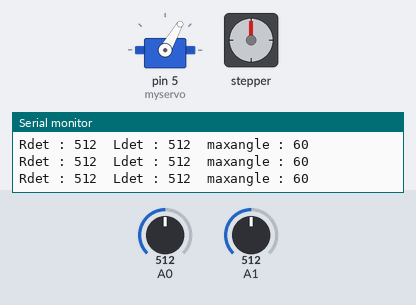
The sketch below on a simulated Arduino Uno, built with avr-gcc and run on an emulated ATmega328P. Parts: servo, stepper motor, the last lines printed to the serial monitor. Inputs (shaded band) come from the test bench; at power-on: A0 = 512, A1 = 512. Stepper angles assume 2048 steps per turn.

Above: at 1.7 s.
1.8 s: A0 set to 597
3.3 s: A0 set to 619
At 3.96 s:
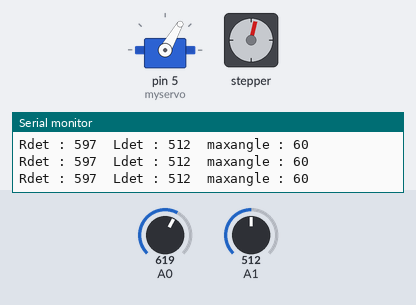
6.3 s: A1 set to 535
At 9.1 s:
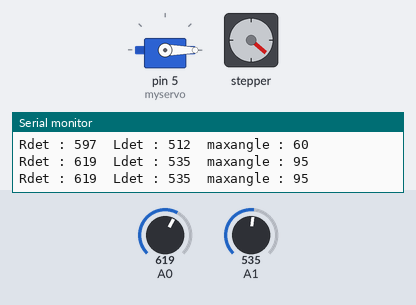
9.3 s: A1 set to 511
At 9.96 s:
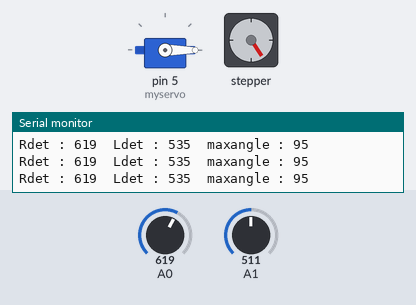
12.3 s: A0 set to 511
At 15.1 s:
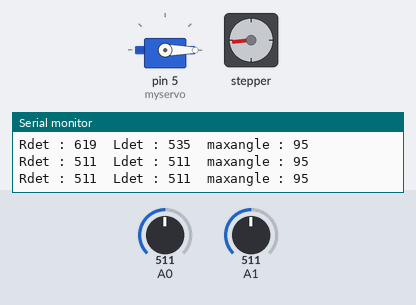
15.3 s: A1 set to 429
16.8 s: A1 set to 397
At 17.76 s:
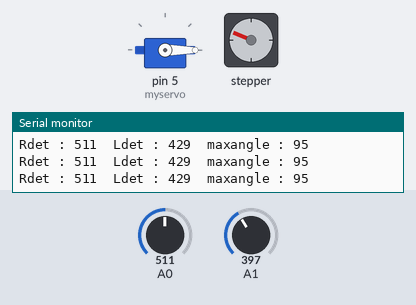
Timing chart, 0 to 22.7 s (numbered marks = the images above; inputs shaded):
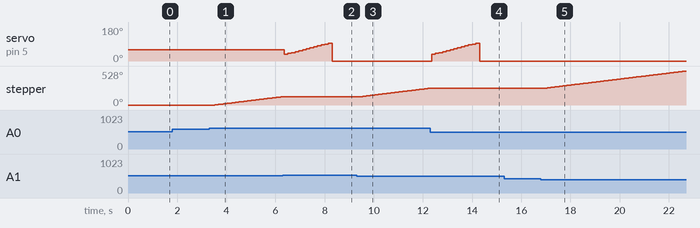

The sketch:

v2-Asif.ino
```cpp
#include <Servo.h>
#include "Stepper.h"

#define STEPS  32 //steps for internal shaft revolution

int  steps, i, servopos = 60, anglemax, deltadet = 100, steppersteps = 50;  //det used in a variable means detector/detected
double maxdet = 0.0;

Servo myservo;
Stepper stepper(STEPS, 8, 10, 9, 11);

void setup() {
  Serial.begin(9600);
  myservo.attach(5);
  myservo.write(60);  //at this angle, detector can see light at any height
  delay(500);
}

void loop() {
  int Rdet = analogRead(A0);  //pull readings from photoresistors, R & L = right/left
  int Ldet = analogRead(A1);

  if ((Rdet - Ldet > deltadet) || (Ldet - Rdet > deltadet)) { //checks if the right or left photoresistor is exposed to more light
    do {
      Rdet = analogRead(A0);
      Ldet = analogRead(A1);
      if (Rdet - Ldet > deltadet) {  //if the right side of the detector is brighter, rotate azimuth in that direction
        rotateCCW();
      }
      else if (Ldet - Rdet > deltadet) { //if the left side of the detector is brighter, rotate azimuth in that direction
        rotateCW();
      }
    } while ((Rdet - Ldet > deltadet) || (Ldet - Rdet > deltadet)); //keep rotating along the azimuth until reading between sensors is balanced

    maxdet = max(Rdet, Ldet); //current max detected reading between sensors
    servopos = 30;  //highest altitude for detector
    myservo.write(servopos);
    for (i = 1; i < 14; i++) {
      Rdet = analogRead(A0);
      Ldet = analogRead(A1);
      servopos = servopos + 5;  //cycles through set altitude angles until it reaches the lowest altitude for the detector
      myservo.write(servopos);
      if ((Rdet  > maxdet) || (Ldet > maxdet)) {  //checks if the light on either sensor is brighter than the previous max brightness
        maxdet = max(Rdet, Ldet); //sets the new max brightness value
        anglemax = servopos;  //saves the angle at which max brightness was fount
      }
      delay(150); //ideally, there is very little delay, but this can lead to an unstable system
    }
    myservo.write(anglemax);  //sets the altitude angle to the max brightness angle

  }

  delay(300);
  digitalWrite(8, LOW);
  digitalWrite(9, LOW);
  digitalWrite(10, LOW);
  digitalWrite(11, LOW);

  Serial.print("Rdet : ");
  Serial.print(Rdet);
  Serial.print("  Ldet : ");
  Serial.print(Ldet);
  Serial.print("  maxangle : ");
  Serial.println(servopos);
}

int rotateCCW() {
  stepper.setSpeed(500);
  steps  =  steppersteps;
  stepper.step(steps);
}
int rotateCW() {
  stepper.setSpeed(500);
  steps  =  -steppersteps;
  stepper.step(steps);
}
```

Measured:
- the behaviour switches between 612 and 613 on A0 (found by bisection; images 0 and 1)
- the behaviour switches between 518 and 519 on A1 (found by bisection; images 1 and 2)
- the behaviour switches between 411 and 410 on A1 (found by bisection; images 4 and 5)
- after the input at 3.3 s, stepper: keeps turning clockwise at about 47°/s, starting after 0.23 s
- after the input at 6.3 s, servo on pin 5 (myservo): 60° → 35° after 0.05 s, → 40° 0.15 s later, → 45° 0.15 s later, → 50° 0.15 s later, … (14 changes in this stretch); stepper: goes on until 6.3 s, then stays 131°
- after the input at 9.3 s, stepper: keeps turning clockwise at about 47°/s, starting after 0.21 s
- after the input at 12.3 s, servo on pin 5 (myservo): rises from 0° to 95° in 1.8 s, then falls to 0° in 0.15 s; stepper: goes on until 12.3 s, then stays 263°
- after the input at 16.8 s, stepper: keeps turning clockwise at about 47°/s, starting after 0.21 s
